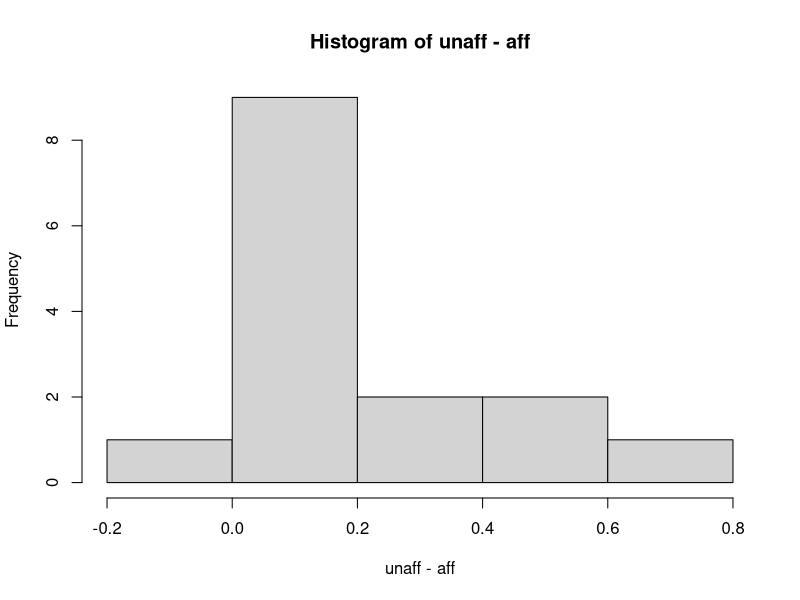

Recreate this plot in R.
# A3, Q1
 

unaff <- c (1.94,1.44,1.56,1.58,2.06,1.66,1.75,1.77,1.78,1.92,1.25,1.93,2.04,1.62,2.08)
aff <-c (1.27,1.63,1.47,1.39,1.93,1.26,1.71,1.67,1.28,1.85,1.02,1.34,2.02,1.59,1.97)

# part a
# difference will be normal.

diff_estimate <- mean(unaff)-mean(aff)
diff_se <- sqrt ((((sd(unaff))^2) + ((sd(aff))^2))/length(unaff))

# 95% confid interval is 

# since we are looking at magnitude, interval will be estimated mean and 97.5% estimate only.

cat ("95% confid interval is :",diff_estimate," ::", diff_estimate+(1.96* diff_se), "\n")

# graphically analyzing the normality of differences in volumes.
hist(unaff-aff,"FD")

# bootstrapping
diff_estimate_bt <- rep(0,1000)
order <- seq (1: length(unaff))

for (i in 1 : 1000) {
order_bt <- sample (order, replace=TRUE)

for (j in 1 : length(unaff)) {
unaff_bt <- unaff[order_bt[j]]
aff_bt <- aff[order_bt[j]]
}

diff_estimate_bt[i] <- mean(unaff_bt)-mean(aff_bt)
#diff_se_bt <- sqrt ((((sd(unaff_bt))^2) + ((sd(aff_bt))^2))/length(unaff))
}


cat ("95% confid interval is :",quantile(diff_estimate_bt,.5) ," ::",quantile(diff_estimate_bt,.975), "\n")


#Assuming magnitude of differences will be onside normal. (ie, twice the probability on one side ie +ve side).

t.test(unaff, aff, paired=T)


